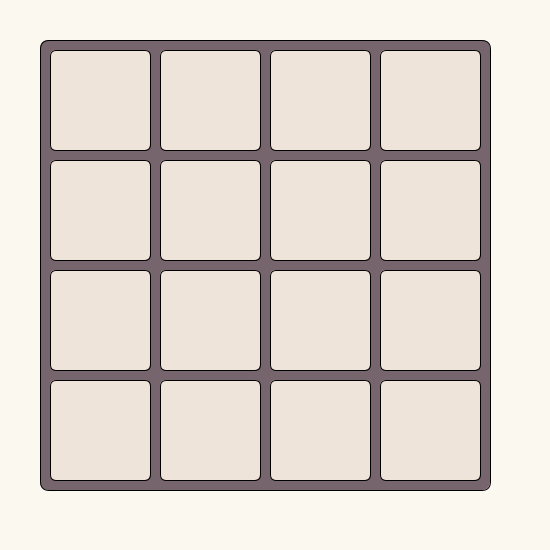
Frame 1 (no input)
Frame 60 (the mouse pressed at the canvas centre just before this capture): identical to frame 1, image omitted
Frame 120 (the mouse held since frame 60 and released just before this capture): identical to frame 1, image omitted

The Processing sketch that drew this single still picture (run headless with seeded random() and noise(); from frame 60 on, the mouse is pressed at the canvas centre):

// Processing sketch: week09_4
// ── week09_4.pde
//week09-4-processing-2048-again
//自己寫2048配上聲音
void setup(){
 size(550, 550); //制定範圍
}

void draw(){ 
   background(250, 248, 239); //背景
   fill(119, 101, 110); //大格子的色彩
   rect(40, 40, 450, 450, 9);
   for(int i=0; i<4; i++){
     for(int j=0; j<4; j++){
       int x = 50 + j * (100+10); //微調座標
       int y = 50 + i * (100+10);
       fill(238, 228, 218); //小格子的色彩
       rect(x,y, 100, 100, 6);
     }
   }
}
